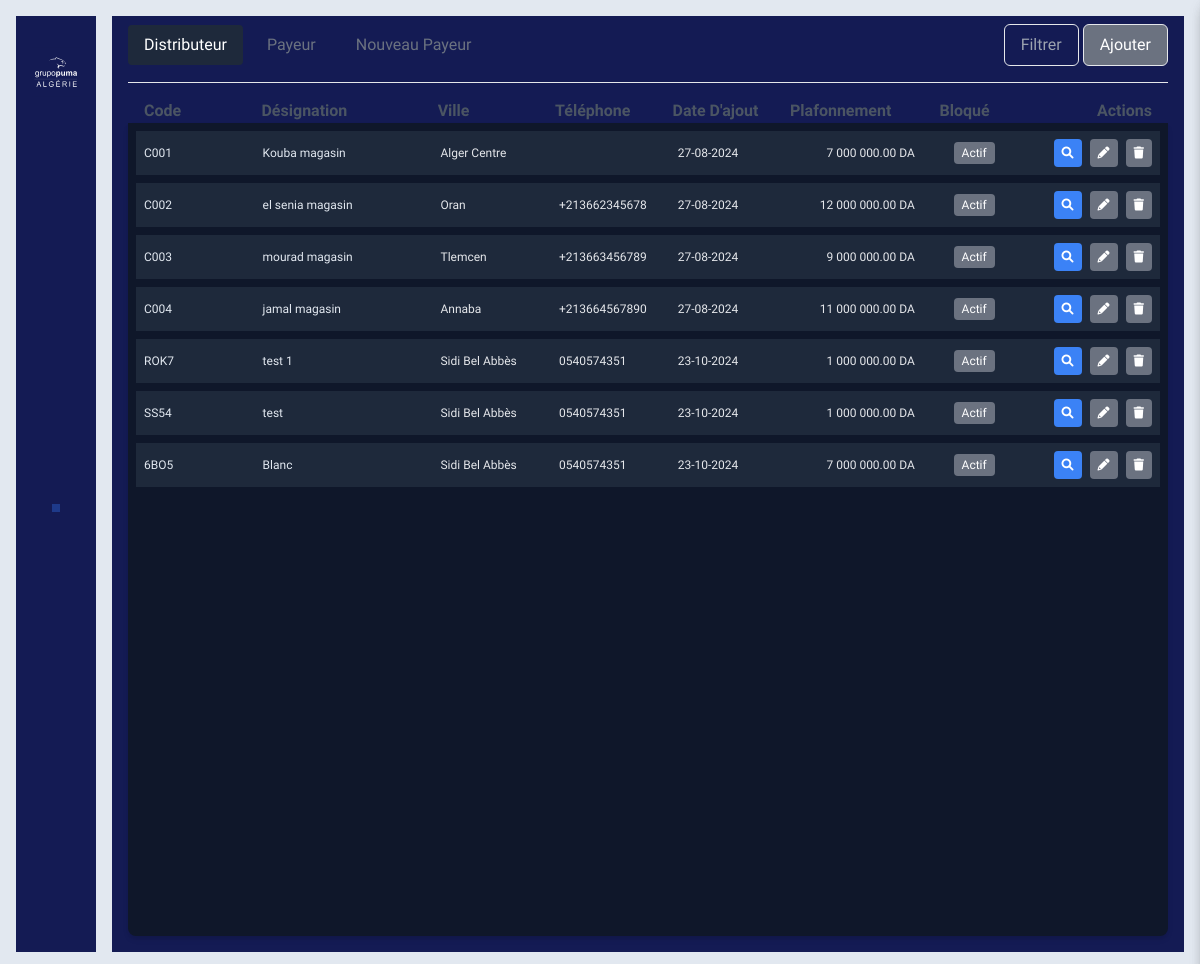
The page /distributeur/ (signed in) on the database its author committed.
### Distributeur/models.py (models this page shows, shortened)
class Distributeur(models.Model):
    id = models.AutoField(primary_key=True)
    user = models.ForeignKey(CustomUser, on_delete=models.CASCADE)
    code = models.CharField(max_length=100, default='0000000', blank=True, null=True)
    designation = models.CharField(max_length=100, blank=True, null=True)
    ville = models.ForeignKey(Ville, on_delete=models.CASCADE, blank=True, null=True)
    adresse = models.CharField(max_length=255, blank=True, null=True)
    nif = models.CharField(max_length=20, blank=True, null=True)
    nis = models.CharField(max_length=20, blank=True, null=True)
    art = models.CharField(max_length=20, blank=True, null=True)
    rc = models.CharField(max_length=20, blank=True, null=True)
    plafonnement = models.FloatField(default=1000000, blank=True, null=True)
    bloquer = models.BooleanField(default=False)
    echeance_jour = models.IntegerField(default=0, blank=True, null=True)
    ristourn_a = models.FloatField(default=0)
    ristourn_na = models.FloatField(default=0)
    objectif_a = models.FloatField(default=0)
    objectif_m = models.FloatField(default=0)

### Session/models.py (models this page shows, shortened)
class Ville(models.Model):
    id = models.AutoField(primary_key=True)
    designation = models.CharField(max_length=80)
    region = models.CharField(max_length=6, choices=Typeregion, default='EST', blank=True, null=True)
    def __str__(self):
        return self.designation

class CustomUser(AbstractUser):
    type = models.CharField(max_length=12, choices=Typeprofile, default='Agent')
    region = models.CharField(max_length=6, choices=Typeregion, default='EST', blank=True, null=True)
    telephone = models.CharField(max_length=80, blank=True)
    responsable = models.ForeignKey('self', on_delete=models.CASCADE, null=True, blank=True)
    photo = models.ImageField(upload_to="Profile/", null=True, blank=True)
    def nom(self):
        return self.last_name+' '+self.first_name

### Distributeur/views.py (the view)
# urls.py: path('', DistribView, name='distributeur'),
@login_required
def DistribView(request):
    listmodules  = list(
        set(request.user.user_permissions.values_list('content_type_id', flat=True))
    )
    listeauth = list(
        set(
            Permission.objects.filter(user=request.user, content_type = 9).values_list('id', flat=True)
        )
    )
    dist_list = Distributeur.objects.all()
    ville_list = Ville.objects.all()
    users_select = CustomUser.objects.filter(
        Q(type="Agent", is_active=True)|
        Q(type='Admin', is_active=True)
    ).order_by('id')
    return render(request, "Pumal/Distributeur.html",
                  {
                      'dist_list': dist_list,
                      'ville_list': ville_list,
                      'users_select': users_select,
                      'listeauth': listeauth,
                      "listmodules": listmodules
                  })

### PumaDist/templatetags/mes_tags.py (called while the page is built)
def floate_redefined(value):
    try:
        c ='%.2f' %float(value)
        a = str(c).split(".")
        b = intcomma(int(a[0])).replace(',', ' ')
        d = str(b)+'.'+str(a[1])
        return d
    except Exception:
        pass

### templates/Pumal/Distributeur.html (shortened to what this page needs)
{% extends "baseNew.html" %}
{% load mes_tags %}
{% load static %}
{% block content %}
    <div class="w-full h-full backprimer px-4 pb-4 flex flex-col">
        <div class="flex justify-between items-center pt-4 mb-4" style="margin-top: -8px">
            <div class="flex gap-2">
                <div>
                    <a href="{% url 'distributeur' %}"
                       class="block px-4 py-2 actualprimer rounded">Distributeur</a>
                </div>
                <div>
                    <a href="{% url 'payeur' %}" class="block px-4 py-2 hoverprimer rounded">Payeur</a>
                </div>
                <div>
                    <a href="{% url 'payeurdraft' %}" class="block px-4 py-2 hoverprimer rounded">Nouveau Payeur</a>
                </div>
            </div>
            <div>
                <button id="filterButton" class="btn capitalize backprimer px-4 py-2 border border-slate-300 text-gray-400
                    hover:bg-blue-900 hover:border-slate-400 rounded-md">Filtrer
                </button>
                {% if 33 in listeauth %}
                    <button id="addButton" class="btn capitalize backprimer px-4 py-2 border border-slate-300 text-gray-400
                        hover:bg-blue-900 hover:border-slate-400 rounded-md">Ajouter
                    </button>
                {% else %}
                    <button class="btn capitalize bg-gray-500 text-white px-4 py-2 border rounded-md cursor-not-allowed">Ajouter
                    </button>
                {% endif %}
            </div>
        </div>
        <hr/>
        <div class="pt-4">
            <div class="flex items-center justify-between text-gray-600 font-semibold px-4">
                <div class="w-1/6 capitalize">Code</div>
                <div class="w-1/4 capitalize">Désignation</div>
                <div class="w-1/6 capitalize">Ville</div>
                <div class="w-1/6 capitalize">Téléphone</div>
                <div class="w-1/6 capitalize">Date d'ajout</div>
                <div class="w-1/6 capitalize">Plafonnement</div>
                <div class="w-1/6 capitalize pl-8">Bloqué</div>
                <div class="w-1/6 capitalize text-right">Actions</div>
            </div>
        </div>
        <div class="flex-grow shadow-md rounded-b-lg backslateprime p-2 overflow-y-auto">
            {% for elem in dist_list %}
                <div class="flex items-center justify-between p-2 backslateslite flex-none mb-2 defaultval">
                    <div class="w-1/6 textslate">{{ elem.code }}</div>
                    <div class="w-1/4 textslate">{{ elem.designation }}</div>
                    <div class="w-1/6">{{ elem.ville }}</div>
                    <div class="w-1/6">{{ elem.user.telephone }}</div>
                    <div class="w-1/6">{{ elem.user.date_joined|date:'d-m-Y' }}</div>
                    <div class="w-1/6 text-right">{{ elem.plafonnement|floate_redefined }} DA</div>
                    <div class="w-1/6 text-center">
                    <span class="bg-gray-500 text-white text-xs px-2 py-1 rounded">{% if elem.bloque %}
                        Bloqué {% else %} Actif {% endif %}</span>
                    </div>
                    <div class="flex space-x-2 w-1/6 justify-end">
                        {% if 36 in listeauth %}
                            <button id="viewButton" class="viewButton bg-blue-500 text-white p-2 rounded"
                                   onclick="newdatauserview({{ elem.id }}, '{{ elem.user.first_name|escapejs }}', '{{ elem.user.last_name|escapejs }}',
                                           '{{ elem.user.email|escapejs }}', '{{ elem.user.telephone|escapejs }}', '{{ elem.user.responsable|escapejs }}',
                                           '{{ elem.code|escapejs }}',  '{{ elem.bloquer }}', '{{ elem.designation|escapejs }}', {{ elem.ville.id }},
                                           '{{ elem.adresse|escapejs }}', '{{ elem.nif|escapejs }}', '{{ elem.nis|escapejs }}', '{{ elem.art|escapejs }}',
                                           '{{ elem.rc|escapejs }}', {{ elem.plafonnement }}, {{ elem.echeance_jour }}, {{ elem.ristourn_a }}
                                           ,{{ elem.ristourn_na }}, {{ elem.objectif_a }}, {{ elem.objectif_m }}, '{{ elem.user.is_active }}',
                                           '{{ elem.user.username }}', {{ elem.user.id }})">
                                <i class="fas fa-search"></i>
                            </button>
                        {% else %}
                            <button class="cursor-not-allowed bg-gray-500 text-white p-2 rounded">
                                <i class="fas fa-search"></i>
                            </button>
                        {% endif %}
                        {% if 34 in listeauth %}
                            <button id="editButton" class="editButton bg-blue-500 text-white p-2 rounded"
                               onclick="newdatauser({{ elem.id }}, '{{ elem.user.first_name|escapejs }}', '{{ elem.user.last_name|escapejs }}',
                                       '{{ elem.user.email|escapejs }}', '{{ elem.user.telephone|escapejs }}', '{{ elem.user.responsable|escapejs }}',
                                       '{{ elem.code|escapejs }}',  '{{ elem.bloquer }}', '{{ elem.designation|escapejs }}', {{ elem.ville.id }},
                                       '{{ elem.adresse|escapejs }}', '{{ elem.nif|escapejs }}', '{{ elem.nis|escapejs }}', '{{ elem.art|escapejs }}',
                                       '{{ elem.rc|escapejs }}', {{ elem.plafonnement }}, {{ elem.echeance_jour }}, {{ elem.ristourn_a }}
                                       ,{{ elem.ristourn_na }}, {{ elem.objectif_a }}, {{ elem.objectif_m }}, '{{ elem.user.is_active }}',
                                       '{{ elem.user.username }}', {{ elem.user.id }})">
                                <i class="fas fa-pencil-alt"></i>
                            </button>
                        {% else %}
                            <button class="cursor-not-allowed bg-gray-500 text-white p-2 rounded">
                                <i class="fas fa-pencil-alt"></i>
                            </button>
                        {% endif %}
                        {% if 35 in listeauth %}
                            <button class="bg-red-500 text-white p-2 rounded delete-btn" data-identifiant="{{ elem.id }}"><i class="fas fa-trash"></i></button>
                        {% else %}
                            <button class="cursor-not-allowed bg-gray-500 text-white p-2 rounded"><i class="fas fa-trash"></i></button>
                        {% endif %}
                    </div>
                </div>
            {% endfor %}
        </div>
    </div>
{% endblock %}

### rows shown on the page
Distributeur: code "C001", designation "Kouba magasin", ville "Alger Centre", user.date_joined "27-08-2024", plafonnement "7 000 000.00"
Distributeur: code "C002", designation "el senia magasin", ville "Oran", user.telephone "+213662345678", user.date_joined "27-08-2024", plafonnement "12 000 000.00"
Distributeur: code "C003", designation "mourad magasin", ville "Tlemcen", user.telephone "+213663456789", user.date_joined "27-08-2024", plafonnement "9 000 000.00"
Distributeur: code "C004", designation "jamal magasin", ville "Annaba", user.telephone "+213664567890", user.date_joined "27-08-2024", plafonnement "11 000 000.00"
Distributeur: code "ROK7", designation "test 1", ville "Sidi Bel Abbès", user.telephone "0540574351", user.date_joined "23-10-2024", plafonnement "1 000 000.00"
Distributeur: code "SS54", designation "test", ville "Sidi Bel Abbès", user.telephone "0540574351", user.date_joined "23-10-2024", plafonnement "1 000 000.00"
Distributeur: code "6BO5", designation "Blanc", ville "Sidi Bel Abbès", user.telephone "0540574351", user.date_joined "23-10-2024", plafonnement "7 000 000.00"
